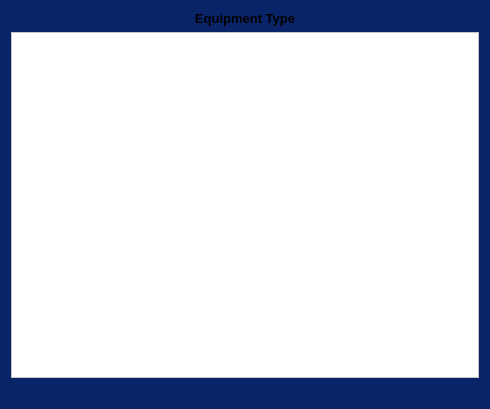
<?xml version="1.0" encoding="UTF-8"?>
<ui version="4.0">
 <class>optimization</class>
 <widget class="QDialog" name="optimization">
  <property name="geometry">
   <rect>
    <x>0</x>
    <y>0</y>
    <width>490</width>
    <height>409</height>
   </rect>
  </property>
  <property name="windowTitle">
   <string>Equipment Optimization</string>
  </property>
  <property name="styleSheet">
   <string notr="true">background-color: #0a246a</string>
  </property>
  <layout class="QVBoxLayout" name="verticalLayout">
   <item>
    <widget class="QLabel" name="typeLabel">
     <property name="font">
      <font>
       <pointsize>10</pointsize>
       <bold>true</bold>
      </font>
     </property>
     <property name="text">
      <string>Equipment Type</string>
     </property>
     <property name="alignment">
      <set>Qt::AlignmentFlag::AlignCenter</set>
     </property>
    </widget>
   </item>
   <item>
    <widget class="QListWidget" name="changesListWidget">
     <property name="styleSheet">
      <string notr="true">background-color: rgb(255, 255, 255);
color: rgb(0, 0, 0);</string>
     </property>
     <property name="alternatingRowColors">
      <bool>true</bool>
     </property>
    </widget>
   </item>
   <item>
    <layout class="QHBoxLayout" name="horizontalLayout">
     <item>
      <spacer name="horizontalSpacer">
       <property name="orientation">
        <enum>Qt::Orientation::Horizontal</enum>
       </property>
       <property name="sizeHint" stdset="0">
        <size>
         <width>40</width>
         <height>20</height>
        </size>
       </property>
      </spacer>
     </item>
    </layout>
   </item>
  </layout>
 </widget>
 <resources/>
 <connections/>
</ui>
